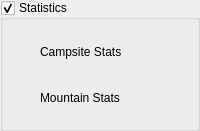
               <widget class="QGroupBox" name="campsite_dropdown_3">
                <property name="title">
                 <string>Statistics</string>
                </property>
                <property name="checkable">
                 <bool>true</bool>
                </property>
                <layout class="QVBoxLayout" name="verticalLayout_3">
                 <item>
                  <widget class="QWidget" name="widget_32" native="true">
                   <property name="minimumSize">
                    <size>
                     <width>0</width>
                     <height>40</height>
                    </size>
                   </property>
                   <widget class="QWidget" name="widget_33" native="true">
                    <property name="geometry">
                     <rect>
                      <x>0</x>
                      <y>0</y>
                      <width>141</width>
                      <height>41</height>
                     </rect>
                    </property>
                    <layout class="QHBoxLayout" name="horizontalLayout_21">
                     <item>
                      <widget class="QLabel" name="label_36">
                       <property name="maximumSize">
                        <size>
                         <width>20</width>
                         <height>20</height>
                        </size>
                       </property>
                       <property name="text">
                        <string/>
                       </property>
                       <property name="pixmap">
                        <pixmap>../Downloads/campfire.png</pixmap>
                       </property>
                       <property name="scaledContents">
                        <bool>true</bool>
                       </property>
                      </widget>
                     </item>
                     <item>
                      <widget class="QLabel" name="label_37">
                       <property name="text">
                        <string>Campsite Stats</string>
                       </property>
                      </widget>
                     </item>
                    </layout>
                   </widget>
                   <widget class="QPushButton" name="pushButton_15">
                    <property name="geometry">
                     <rect>
                      <x>10</x>
                      <y>3</y>
                      <width>121</width>
                      <height>31</height>
                     </rect>
                    </property>
                    <property name="text">
                     <string/>
                    </property>
                    <property name="flat">
                     <bool>true</bool>
                    </property>
                   </widget>
                  </widget>
                 </item>
                 <item>
                  <widget class="QWidget" name="widget_34" native="true">
                   <property name="minimumSize">
                    <size>
                     <width>0</width>
                     <height>40</height>
                    </size>
                   </property>
                   <widget class="QWidget" name="widget_35" native="true">
                    <property name="geometry">
                     <rect>
                      <x>0</x>
                      <y>0</y>
                      <width>141</width>
                      <height>41</height>
                     </rect>
                    </property>
                    <layout class="QHBoxLayout" name="horizontalLayout_22">
                     <item>
                      <widget class="QLabel" name="label_38">
                       <property name="maximumSize">
                        <size>
                         <width>20</width>
                         <height>20</height>
                        </size>
                       </property>
                       <property name="text">
                        <string/>
                       </property>
                       <property name="pixmap">
                        <pixmap>../Downloads/mountains.png</pixmap>
                       </property>
                       <property name="scaledContents">
                        <bool>true</bool>
                       </property>
                      </widget>
                     </item>
                     <item>
                      <widget class="QLabel" name="label_39">
                       <property name="text">
                        <string>Mountain Stats</string>
                       </property>
                      </widget>
                     </item>
                    </layout>
                   </widget>
                   <widget class="QPushButton" name="pushButton_16">
                    <property name="geometry">
                     <rect>
                      <x>10</x>
                      <y>3</y>
                      <width>121</width>
                      <height>31</height>
                     </rect>
                    </property>
                    <property name="text">
                     <string/>
                    </property>
                    <property name="flat">
                     <bool>true</bool>
                    </property>
                   </widget>
                  </widget>
                 </item>
                </layout>
               </widget>
